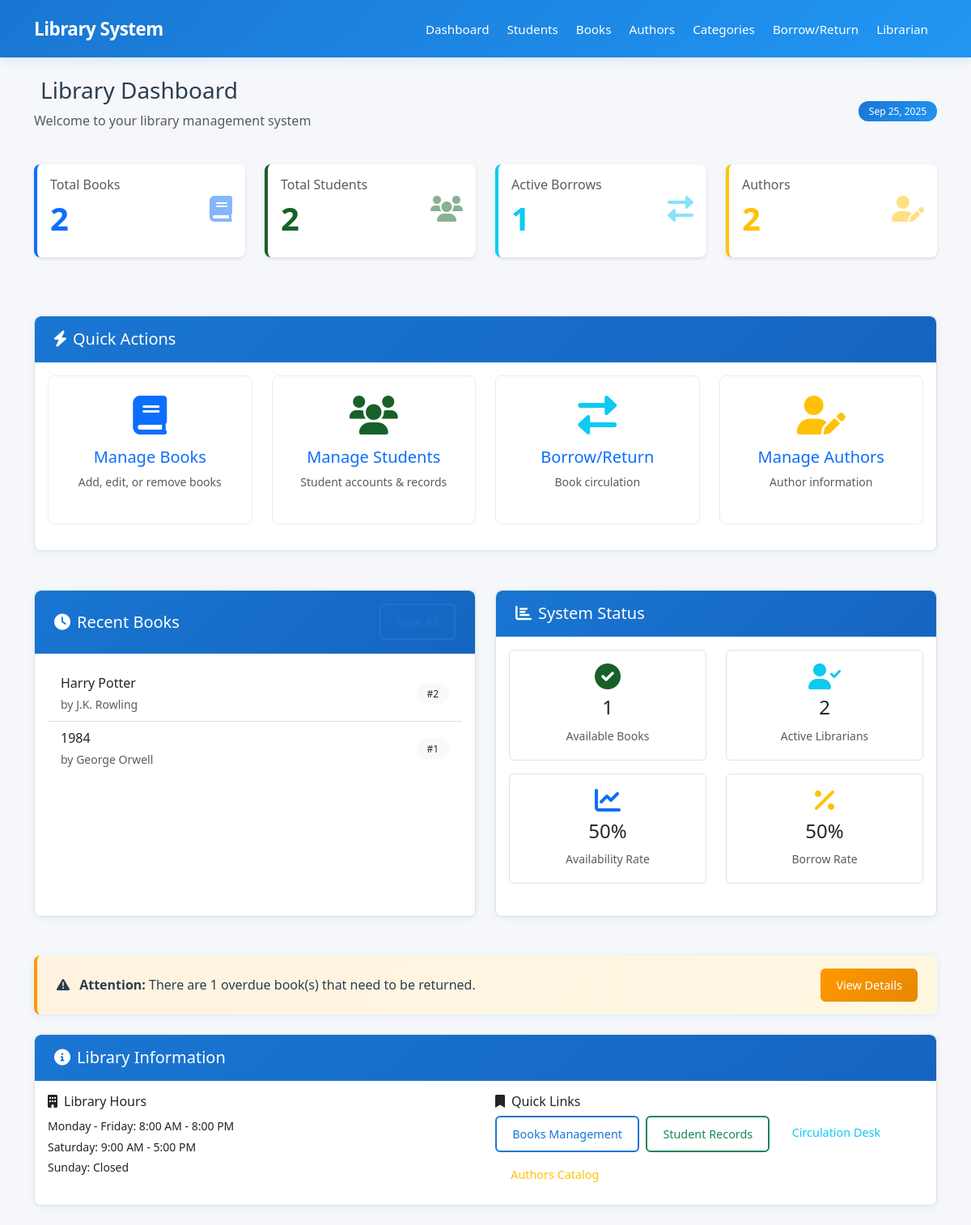
The page /librarian.php on the database its author committed.
### tables this page shows
CREATE TABLE IF NOT EXISTS books (
    Book_ID INT AUTO_INCREMENT PRIMARY KEY,
    Title VARCHAR(255) NOT NULL,
    Author_ID INT,
    Publisher VARCHAR(100),
    Edition VARCHAR(50),
    ISBN VARCHAR(20) UNIQUE,
    Category_ID INT,
    FOREIGN KEY (Author_ID) REFERENCES authors(Author_ID),
    FOREIGN KEY (Category_ID) REFERENCES book_categories(Category_ID)
);

CREATE TABLE IF NOT EXISTS authors (
    Author_ID INT AUTO_INCREMENT PRIMARY KEY,
    Name VARCHAR(100) NOT NULL,
    Email VARCHAR(100) UNIQUE NOT NULL
);

### librarian.php (the view, shortened to what this page needs)
<?php
require_once 'config/database.php';
$librarians = $pdo->query("
    SELECT l.*, lt.Description as TypeDescription
    FROM librarians l
    JOIN librarian_types lt ON l.Type_ID = lt.Type_ID
    ORDER BY l.Name
")->fetchAll(PDO::FETCH_ASSOC);
$total_books = $pdo->query("SELECT COUNT(*) FROM books")->fetchColumn();
$total_students = $pdo->query("SELECT COUNT(*) FROM students")->fetchColumn();
$active_borrows = $pdo->query("SELECT COUNT(*) FROM borrowed_books WHERE Date_Returned IS NULL")->fetchColumn();
$total_authors = $pdo->query("SELECT COUNT(*) FROM authors")->fetchColumn();
?>
<!DOCTYPE html>
<html lang="en">
<head>
    <link href="https://cdn.jsdelivr.net/npm/bootstrap@5.3.0/dist/css/bootstrap.min.css" rel="stylesheet">
    <link href="https://cdnjs.cloudflare.com/ajax/libs/font-awesome/6.0.0/css/all.min.css" rel="stylesheet">
    <link href="css/style.css" rel="stylesheet">
</head>
<body>
    <?php include 'navbar.php'; ?>
    <div class="container mt-4">
        <div class="d-flex justify-content-between align-items-center mb-4">
            <div>
                <h1 class="h3"><i class="fas fa-library me-2"></i>Library Dashboard</h1>
                <p class="text-muted">Welcome to your library management system</p>
            </div>
            <div class="text-end">
                <span class="badge bg-primary"><?php echo date('M j, Y'); ?></span>
            </div>
        </div>
        <div class="row mb-4">
            <div class="col-xl-3 col-md-6 mb-4">
                <div class="card dashboard-card border-start border-primary border-4">
                    <div class="card-body">
                        <div class="d-flex justify-content-between">
                            <div>
                                <h6 class="text-muted">Total Books</h6>
                                <h2 class="stat-number text-primary"><?php echo $total_books; ?></h2>
                            </div>
                            <div class="align-self-center">
                                <i class="fas fa-book fa-2x text-primary opacity-50"></i>
                            </div>
                        </div>
                    </div>
                </div>
            </div>
            <div class="col-xl-3 col-md-6 mb-4">
                <div class="card dashboard-card border-start border-success border-4">
                    <div class="card-body">
                        <div class="d-flex justify-content-between">
                            <div>
                                <h6 class="text-muted">Total Students</h6>
                                <h2 class="stat-number text-success"><?php echo $total_students; ?></h2>
                            </div>
                            <div class="align-self-center">
                                <i class="fas fa-users fa-2x text-success opacity-50"></i>
                            </div>
                        </div>
                    </div>
                </div>
            </div>
            <div class="col-xl-3 col-md-6 mb-4">
                <div class="card dashboard-card border-start border-info border-4">
                    <div class="card-body">
                        <div class="d-flex justify-content-between">
                            <div>
                                <h6 class="text-muted">Active Borrows</h6>
                                <h2 class="stat-number text-info"><?php echo $active_borrows; ?></h2>
                            </div>
                            <div class="align-self-center">
                                <i class="fas fa-exchange-alt fa-2x text-info opacity-50"></i>
                            </div>
                        </div>
                    </div>
                </div>
            </div>
            <div class="col-xl-3 col-md-6 mb-4">
                <div class="card dashboard-card border-start border-warning border-4">
                    <div class="card-body">
                        <div class="d-flex justify-content-between">
                            <div>
                                <h6 class="text-muted">Authors</h6>
                                <h2 class="stat-number text-warning"><?php echo $total_authors; ?></h2>
                            </div>
                            <div class="align-self-center">
                                <i class="fas fa-user-edit fa-2x text-warning opacity-50"></i>
                            </div>
                        </div>
                    </div>
                </div>
            </div>
        </div>
        <div class="row mb-4">
            <div class="col-12">
                <div class="card">
                    <div class="card-header">
                        <h5 class="mb-0"><i class="fas fa-bolt me-2"></i>Quick Actions</h5>
                    </div>
                    <div class="card-body">
                        <div class="row">
                            <div class="col-md-3 mb-3">
                                <a href="books.php" class="text-decoration-none">
                                    <div class="quick-action">
                                        <i class="fas fa-book fa-3x text-primary mb-3"></i>
                                        <h5>Manage Books</h5>
                                        <p class="text-muted small">Add, edit, or remove books</p>
                                    </div>
                                </a>
                            </div>
                            <div class="col-md-3 mb-3">
                                <a href="students.php" class="text-decoration-none">
                                    <div class="quick-action">
                                        <i class="fas fa-users fa-3x text-success mb-3"></i>
                                        <h5>Manage Students</h5>
                                        <p class="text-muted small">Student accounts & records</p>
                                    </div>
                                </a>
                            </div>
                            <div class="col-md-3 mb-3">
                                <a href="borrow_return.php" class="text-decoration-none">
                                    <div class="quick-action">
                                        <i class="fas fa-exchange-alt fa-3x text-info mb-3"></i>
                                        <h5>Borrow/Return</h5>
                                        <p class="text-muted small">Book circulation</p>
                                    </div>
                                </a>
                            </div>
                            <div class="col-md-3 mb-3">
                                <a href="authors.php" class="text-decoration-none">
                                    <div class="quick-action">
                                        <i class="fas fa-user-edit fa-3x text-warning mb-3"></i>
                                        <h5>Manage Authors</h5>
                                        <p class="text-muted small">Author information</p>
                                    </div>
                                </a>
                            </div>
                        </div>
                    </div>
                </div>
            </div>
        </div>
        <div class="row">
            <div class="col-lg-6 mb-4">
                <div class="card h-100">
                    <div class="card-header d-flex justify-content-between align-items-center">
                        <h5 class="mb-0"><i class="fas fa-clock me-2"></i>Recent Books</h5>
                        <a href="books.php" class="btn btn-sm btn-outline-primary">View All</a>
                    </div>
                    <div class="card-body">
                        <?php
                        $recent_books = $pdo->query("
                            SELECT b.*, a.Name as AuthorName
                            FROM books b
                            LEFT JOIN authors a ON b.Author_ID = a.Author_ID
                            ORDER BY b.Book_ID DESC
                            LIMIT 5
                        ")->fetchAll(PDO::FETCH_ASSOC);
                        ?>
                        <?php if (empty($recent_books)): ?>
                            <div class="text-center py-4">
                                <i class="fas fa-book-open fa-3x text-muted mb-3"></i>
                                <p class="text-muted">No books added yet.</p>
                            </div>
                        <?php else: ?>
                            <div class="list-group list-group-flush">
                                <?php foreach ($recent_books as $book): ?>
                                <div class="list-group-item d-flex justify-content-between align-items-center">
                                    <div>
                                        <div class="fw-medium"><?php echo htmlspecialchars($book['Title']); ?></div>
                                        <small class="text-muted">by <?php echo htmlspecialchars($book['AuthorName']); ?></small>
                                    </div>
                                    <span class="badge bg-light text-dark">#<?php echo $book['Book_ID']; ?></span>
                                </div>
                                <?php endforeach; ?>
                            </div>
                        <?php endif; ?>
                    </div>
                </div>
            </div>
            <div class="col-lg-6 mb-4">
                <div class="card h-100">
                    <div class="card-header">
                        <h5 class="mb-0"><i class="fas fa-chart-bar me-2"></i>System Status</h5>
                    </div>
                    <div class="card-body">
                        <div class="row text-center">
                            <div class="col-6 mb-3">
                                <div class="border rounded p-3">
                                    <i class="fas fa-check-circle fa-2x text-success mb-2"></i>
                                    <h4><?php echo $total_books - $active_borrows; ?></h4>
                                    <small class="text-muted">Available Books</small>
                                </div>
                            </div>
                            <div class="col-6 mb-3">
                                <div class="border rounded p-3">
                                    <i class="fas fa-user-check fa-2x text-info mb-2"></i>
                                    <h4><?php echo count($librarians); ?></h4>
                                    <small class="text-muted">Active Librarians</small>
                                </div>
                            </div>
                            <div class="col-6">
                                <div class="border rounded p-3">
                                    <i class="fas fa-chart-line fa-2x text-primary mb-2"></i>
                                    <h4><?php echo $total_books > 0 ? round(($total_books - $active_borrows) / $total_books * 100, 1) : 0; ?>%</h4>
                                    <small class="text-muted">Availability Rate</small>
                                </div>
                            </div>
                            <div class="col-6">
                                <div class="border rounded p-3">
                                    <i class="fas fa-percentage fa-2x text-warning mb-2"></i>
                                    <h4><?php echo $total_students > 0 ? round($active_borrows / $total_students * 100, 1) : 0; ?>%</h4>
                                    <small class="text-muted">Borrow Rate</small>
                                </div>
                            </div>
                        </div>
                    </div>
                </div>
            </div>
        </div>
        <?php
        $overdue_books = $pdo->query("
            SELECT COUNT(*) as overdue_count
            FROM borrowed_books
            WHERE Date_Returned IS NULL
            AND DATEDIFF(CURDATE(), Date_Borrowed) > 14
        ")->fetch(PDO::FETCH_ASSOC);
        ?>
        <?php if ($overdue_books['overdue_count'] > 0): ?>
        <div class="alert alert-warning mt-4">
            <div class="d-flex justify-content-between align-items-center">
                <div>
                    <i class="fas fa-exclamation-triangle me-2"></i>
                    <strong>Attention:</strong> There are <?php echo $overdue_books['overdue_count']; ?> overdue book(s) that need to be returned.
                </div>
                <a href="borrow_return.php" class="btn btn-warning btn-sm">View Details</a>
            </div>
        </div>
        <?php endif; ?>
        <div class="card mt-4">
            <div class="card-header">
                <h5 class="mb-0"><i class="fas fa-info-circle me-2"></i>Library Information</h5>
            </div>
            <div class="card-body">
                <div class="row">
                    <div class="col-md-6">
                        <h6><i class="fas fa-building me-2"></i>Library Hours</h6>
                        <ul class="list-unstyled">
                            <li><small>Monday - Friday: 8:00 AM - 8:00 PM</small></li>
                            <li><small>Saturday: 9:00 AM - 5:00 PM</small></li>
                            <li><small>Sunday: Closed</small></li>
                        </ul>
                    </div>
                    <div class="col-md-6">
                        <h6><i class="fas fa-bookmark me-2"></i>Quick Links</h6>
                        <div class="d-flex flex-wrap gap-2">
                            <a href="books.php" class="btn btn-outline-primary btn-sm">Books Management</a>
                            <a href="students.php" class="btn btn-outline-success btn-sm">Student Records</a>
                            <a href="borrow_return.php" class="btn btn-outline-info btn-sm">Circulation Desk</a>
                            <a href="authors.php" class="btn btn-outline-warning btn-sm">Authors Catalog</a>
                        </div>
                    </div>
                </div>
            </div>
        </div>
    </div>
</body>
</html>

### rows shown on the page
books: Title "Harry Potter", Author_ID.Name "J.K. Rowling", Book_ID "2"
books: Title "1984", Author_ID.Name "George Orwell", Book_ID "1"

### other values the page prints
$total_books "2"
$total_students "2"
$active_borrows "1"
$total_authors "2"
$total_books - $active_borrows "1"
count($librarians) "2"
$active_borrows / $total_students * 100 "50"
$overdue_books['overdue_count'] "1"
